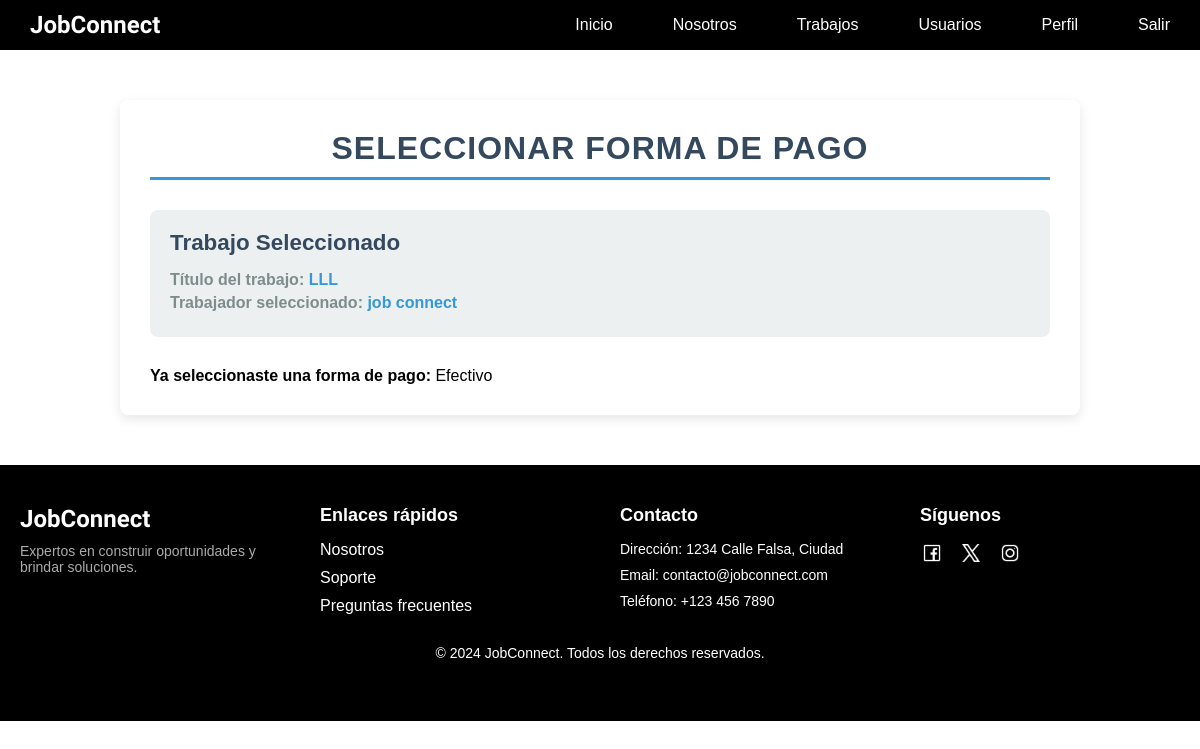
Screenshot of /trabajos/trabajo/79/forma_pago/ (signed in) with the database file from the repository.
### usuarios/models.py (models this page shows, shortened)
class Trabajo(models.Model):
    titulo = models.CharField(max_length=200)
    descripcion = models.TextField()
    presupuesto_minimo = models.IntegerField()
    presupuesto_maximo = models.IntegerField()
    region = models.ForeignKey(Region, on_delete=models.SET_NULL, null=True)
    comuna = models.ForeignKey(Comuna, on_delete=models.SET_NULL, null=True)
    usuario_creador = models.ForeignKey(CustomUser, on_delete=models.CASCADE, related_name='trabajos_creados')
    fecha_creacion = models.DateTimeField(auto_now_add=True)
    is_disponible = models.BooleanField(default=True)
    trabajador_seleccionado = models.ForeignKey(CustomUser, null=True, blank=True, on_delete=models.SET_NULL,related_name="trabajos_seleccionados")
    is_completado = models.BooleanField(default=False)
    habilidades = models.ManyToManyField('Habilidades', blank=True)
    forma_pago = models.CharField(max_length=50, null=True, blank=True)
    pago_final = models.IntegerField(null=True, blank=True)

class CustomUser(AbstractBaseUser, PermissionsMixin):
    NATIONALITY_CHOICES = [
        ('CL', 'Chilena'),
        ('AR', 'Argentina'),
        ('BR', 'Brasileña'),
        ('VE', 'Venezolana'),
        ('PE', 'Peruana'),
        ('CO', 'Colombiana'),
    ]
    GENERO_CHOICES = [
        ('M', 'Masculino'),
        ('F', 'Femenino'),
        ('O', 'Otro')
    ]
    email = models.EmailField(unique=True)
    rut = models.CharField(max_length=12)
    first_name = models.CharField(max_length=30)
    s_nombre = models.CharField(max_length=30, blank=True, null=True)
    last_name = models.CharField(max_length=30)
    s_apellido = models.CharField(max_length=30, blank=True, null=True)
    fecha_nacimiento = models.DateField(validators=[validar_fecha_nacimiento])
    region = models.ForeignKey(Region, on_delete=models.SET_NULL, null=True, blank=True)
    comuna = models.ForeignKey(Comuna, on_delete=models.SET_NULL, null=True, blank=True)
    bio = models.TextField(max_length=500, blank=True)
    foto_perfil = models.ImageField(upload_to='perfiles/', null=True, blank=True)
    numero_telefono = models.CharField(
        max_length=15,
        validators=[RegexValidator(r'^\+?1?\d{9,15}$', message="El número debe estar en el formato: +999999999")]
    )
    genero = models.CharField(max_length=1, choices=GENERO_CHOICES)
    nacionalidad = models.CharField(max_length=15, choices=NATIONALITY_CHOICES)
    instagram = models.URLField(max_length=150, blank=True, null=True)
    facebook = models.URLField(max_length=150, blank=True, null=True)
    trabajos_realizados = models.PositiveIntegerField(default=0)
    trabajos_solicitados = models.PositiveIntegerField(default=0)
    is_active = models.BooleanField(default=True)
    is_staff = models.BooleanField(default=False)
    habilidades = models.ManyToManyField('Habilidades', blank=True)
    USERNAME_FIELD = 'email'
    REQUIRED_FIELDS = ['rut', 'first_name', 'last_name', 'fecha_nacimiento', 'numero_telefono', 'genero', 'nacionalidad']
    objects = CustomUserManager()
    groups = models.ManyToManyField('auth.Group', related_name='customuser_set', blank=True)
    user_permissions = models.ManyToManyField('auth.Permission', related_name='customuser_set', blank=True)
    def get_full_name(self):
        full_name = f"{self.first_name} {self.last_name}".strip()
        return full_name

### trabajos/views.py (the view, shortened to what this page needs)
# urls.py: path('trabajo/<int:trabajo_id>/forma_pago/', views.seleccionar_forma_pago, name='seleccionar_forma_pago'),
@login_required
def seleccionar_forma_pago(request, trabajo_id):
    trabajo = get_object_or_404(Trabajo, id=trabajo_id)
    if not trabajo.trabajador_seleccionado:
        messages.error(request, "Este trabajo no tiene un trabajador asignado.")
        return redirect('trabajos')
    return render(request, 'trabajos/seleccionar_forma_pago.html', {'trabajo': trabajo})

### trabajos/templates/trabajos/seleccionar_forma_pago.html (shortened to what this page needs)
{% extends "core/base.html" %}
{% load static %}
{% block extra_css %}
<link rel="stylesheet" type="text/css" href="{% static 'trabajos/css/pago.css' %}">
<link href="https://cdnjs.cloudflare.com/ajax/libs/font-awesome/6.0.0-beta3/css/all.min.css" rel="stylesheet">
{% endblock %}
{% block content %}
<div class="container">
    <div class="form-container">
        <h2 class="text-center page-title">Seleccionar Forma de Pago</h2>
        <div class="job-info">
            <h3 class="job-title">Trabajo Seleccionado</h3>
            <p><strong>Título del trabajo:</strong> <span class="highlight">{{ trabajo.titulo }}</span></p>
            <p><strong>Trabajador seleccionado:</strong> <span class="highlight">{{ trabajo.trabajador_seleccionado.get_full_name }}</span></p>
        </div>
        {% if trabajo.forma_pago %}
            <div class="alert alert-info text-center">
                <strong>Ya seleccionaste una forma de pago: </strong>{{ trabajo.forma_pago|capfirst }}
            </div>
        {% endif %}
    </div>
</div>
{% endblock %}

### core/static/core/css/base.css (style rules this page uses)
* { margin: 0; padding: 0; }
body { min-height: 100vh; font-family: 'Arial', 'Helvetica', sans-serif; }

### trabajos/static/trabajos/css/pago.css (style rules this page uses)
.container { max-width: 900px; margin: 50px auto; padding: 30px; background-color: #fff; border-radius: 8px; box-shadow: 0 4px 12px rgba(0, 0, 0, 0.1); }
.page-title { font-size: 2rem; color: #34495e; font-weight: 600; text-align: center; text-transform: uppercase; letter-spacing: 1px; border-bottom: 3px solid #3498db; padding-bottom: 10px; margin-bottom: 30px; }
.job-info { background: #ecf0f1; padding: 20px; border-radius: 8px; margin-bottom: 30px; }
.job-title { font-size: 1.4rem; font-weight: 600; color: #34495e; margin-bottom: 15px; }
.job-info p { font-size: 1rem; color: #7f8c8d; margin: 5px 0; }
.highlight { font-weight: 600; color: #3498db; }

### rows the page displays
Trabajo: titulo "LLL", trabajador_seleccionado.get_full_name "job connect", forma_pago "Efectivo"
